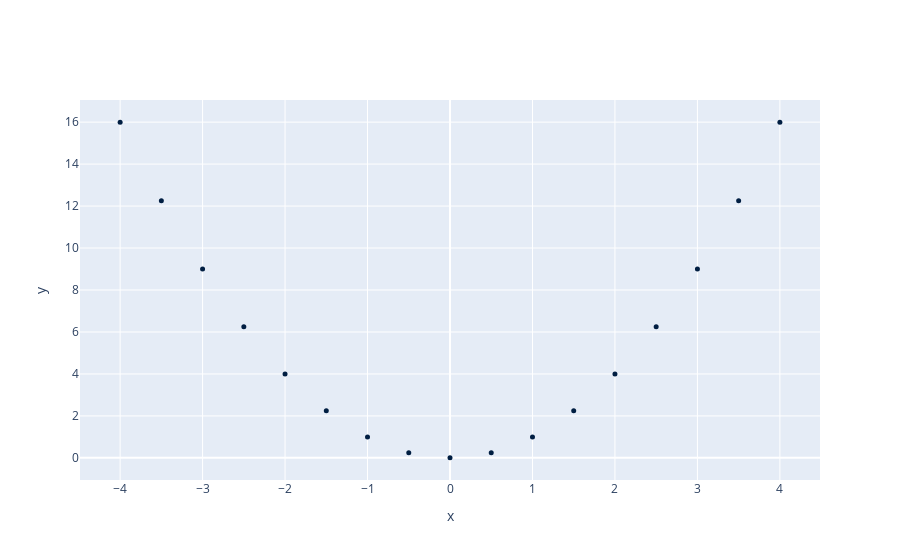

Notebook source saved alongside this figure:
### Markdown cell above
<br><br><br>


### Nonlinearity

Low correlation does not imply absence of a relationship. Correlation measures linear relationships.  Data with strong non-linear relationship may have very low correlation.

### Code cell
new_x = np.arange(-4, 4.1, 0.5)
nonlinear = Table().with_columns(
        'x', new_x,
        'y', new_x**2
    )
nonlinear.iscatter('x', 'y')

### Figure 1 — Plotly figure (JSON) as saved in the notebook; plotly's stock layout.template omitted (floating-point values rounded to 4 significant figures)
{"data": [{"marker": {"color": "rgb(0,30,66)", "size": 5}, "mode": "markers", "name": "y", "textfont": {"color": "rgb(0,30,66)"}, "textposition": "bottom center", "type": "scatter", "x": [-4, -3.5, -3, -2.5, -2, -1.5, -1, -0.5, 0, 0.5, 1, 1.5, 2, 2.5, 3, 3.5, 4], "y": [16, 12.25, 9, 6.25, 4, 2.25, 1, 0.25, 0, 0.25, 1, 2.25, 4, 6.25, 9, 12.25, 16]}], "layout": {"xaxis": {"title": {"text": "x"}}, "yaxis": {"title": {"text": "y"}}}}
